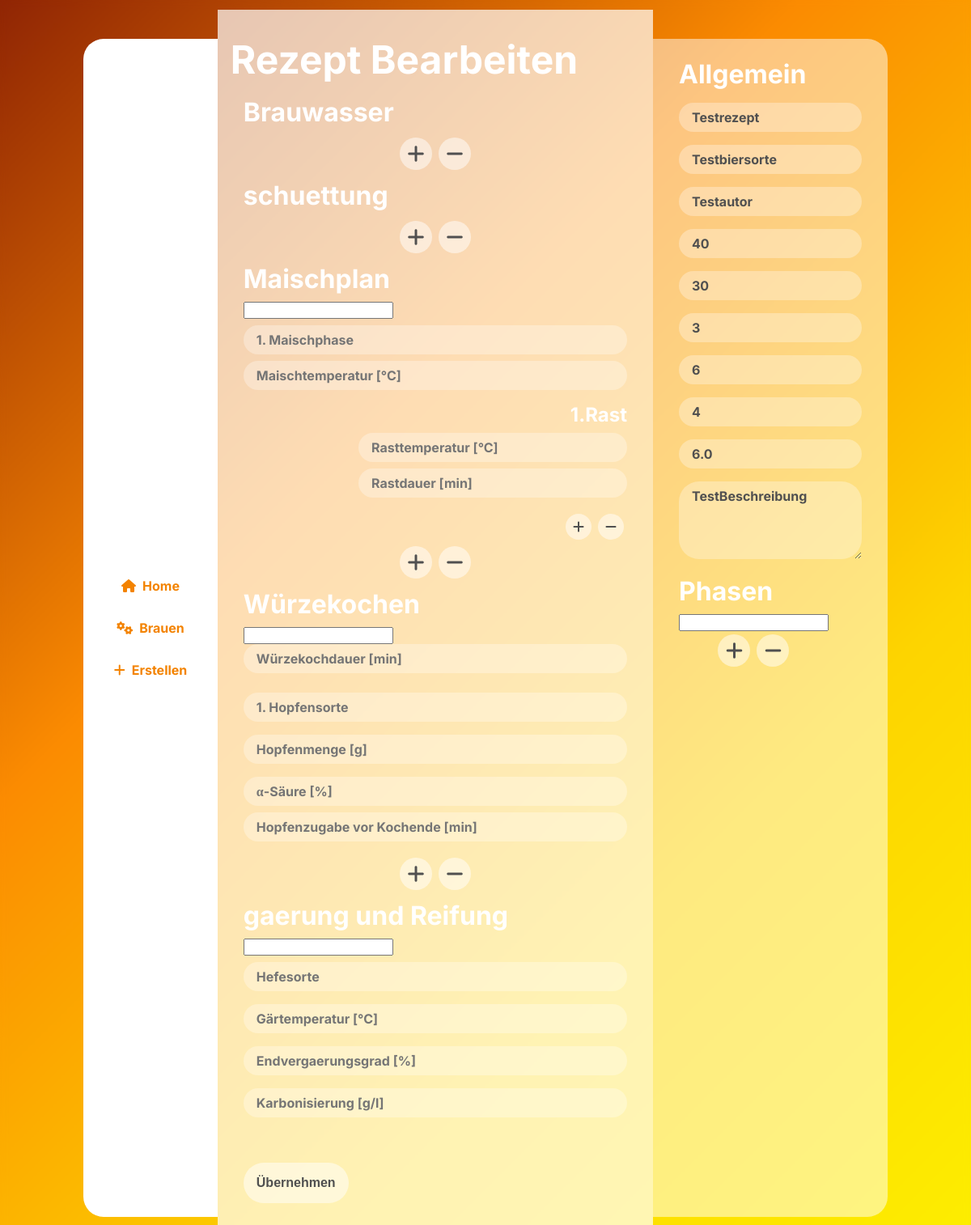
Page /edit/2 (signed in) on the committed database.
### brewing/models.py (models this page shows, shortened)
class brew_recipe(models.Model):
    id = models.AutoField(primary_key=True)
    name = models.CharField(max_length=100)
    date = models.DateField(auto_now=True)
    bier_sorte = models.CharField(max_length=100)
    author = models.CharField(max_length=100)
    ausschlagwuerze = models.CharField(max_length=100, default="")
    sudhausausbeute = models.CharField(max_length=100)
    stamwuerze = models.CharField(max_length=100)
    ibu = models.IntegerField()
    ebc = models.IntegerField()
    alcohol = models.FloatField(default=0)
    description = models.TextField(max_length=1000)
    brauwasser = models.CharField(max_length=800)
    schuettung = models.CharField(max_length=800)
    maischplan = models.CharField(max_length=800)
    wuerzekochen = models.CharField(max_length=800)
    gaerung = models.CharField(max_length=800)
    phase = models.CharField(max_length=8000)
    number_of_brews = models.IntegerField(default=0)

### brewing/views.py (the view, shortened to what this page needs)
# urls.py: path("edit/<int:recipe_id>", views.edit, name="edit"),
def edit(request, recipe_id):
    if(request.user.is_authenticated):
        if(request.method == "GET"):
            try:
                recipe = brew_recipe.objects.get(id=recipe_id)
            except:
                return render(request, 'brewing/home.html', {
                    "recipes": brew_recipe.objects.all(),
                    "msg": "Recipe not found",
                })
            return render(request, 'brewing/edit.html', {
                "recipe": recipe,
            })
    else:
        return redirect('/login')

### brewing/templates/brewing/edit.html (shortened to what this page needs)
{% extends "brewing/template.html" %}
{% load static %}
{% block maincontent %}
<main class="main-l">
    <form action="{% url 'edit' recipe.id %}" method="post" id="edit_form">
    <h1>Rezept Bearbeiten</h1>
    <div class="inputBox">
        <h2>Brauwasser</h2>
        <div class="buttonBox">
            <button type="button" class="addDelButton" onclick="addWater('','')"><i class="fa-solid fa-plus"></i></button>
            <button type="button" class="addDelButton" onclick="delWater('guss' + indexWater, 'gussvol' + indexWater)"><i
                    class="fa-solid fa-minus"></i></button>
        </div>
    </div>
    <div class="inputBox">
        <h2>schuettung</h2>
        <div class="buttonBox">
            <button type="button" class="addDelButton" onclick="addMalt('', '')"><i class="fa-solid fa-plus"></i></button>
            <button type="button" class="addDelButton" onclick="delMalt('malz' + indexMalt, 'malzmenge' + indexMalt)"><i
                    class="fa-solid fa-minus"></i></button>
        </div>
    </div>
    <div class="inputBox">
        <h2>Maischplan</h2>
        <div id="maischBox">
            <input type="text" id="maischplan" value="{{recipe.maischplan}}">
            <input type="text" class="input" id="maisch1" name="maisch1" placeholder="1. Maischphase"
                title="MAISCHPHASE">
            <input type="number" class="input inputSpace" id="maischtemp1" name="maischtemp1" min="0" step="0.1"
                placeholder="Maischtemperatur [°C]" title="MAISCHTEMPERATUR">
            <div class="rastBox" id="rastBox1">
                <h3 id="h3Rast11">1.Rast</h3>
                <input type="number" class="rastInput" id="rasttemp11" name="rasttemp11" min="0" step="0.1"
                    placeholder="Rasttemperatur [°C]" required title="RASTTEMPERATUR">
                <input type="number" class="rastInput inputSpace" id="rastdur11" name="rastdur11" min="0" step="0.1"
                    placeholder="Rastdauer [min]" required title="RASTDAUER">
            </div>
            <div class="align-items-end" id="smallerButtonsBox1">
                <button type="button" class="addDelButton smallerButton" id="buttonAddRast1" onclick="addRast(1, '', '')"><i
                        class="fa-solid fa-plus"></i></button>
                <button type="button" class="addDelButton smallerButton" id="buttonDelRast1" onclick="delRast(1, '', '')"><i
                        class="fa-solid fa-minus"></i></button>
            </div>
        </div>
        <div class="buttonBox">
            <button type="button" class="addDelButton" onclick="addMaischphase('', '')"><i class="fa-solid fa-plus"></i></button>
            <button type="button" class="addDelButton" onclick="delMaischphase('', '')"><i class="fa-solid fa-minus"></i></button>
        </div>
    </div>
    <div class="inputBox">
        <h2>Würzekochen</h2>
        <input type="text" id="kochen" value="{{recipe.wuerzekochen}}">
        <input type="number" class="input inputSpace" id="kochendur" name="kochendur" min="0" step="0.1"
            placeholder="Würzekochdauer [min]" title="WÜRZEKOCHDAUER">
        <div id="hopfenBox">
            <input type="text" class="input" id="hopfen1" name="hopfen1" placeholder="1. Hopfensorte"
                title="HOPFENSORTE">
            <input type="number" class="input" id="hopfenmenge1" name="hopfenmenge1" min="0" step="0.1"
                placeholder="Hopfenmenge [g]" title="HOPFENMENGE">
            <input type="number" class="input" id="alpha1" name="alpha1" min="0" placeholder="α-Säure [%]" step="0.1"
                title="ALPHASÄURE">
            <input type="text" class="input inputSpace" id="hopfentime1" name="hopfentime1"
                placeholder="Hopfenzugabe vor Kochende [min]" title="HOPFENZUGABE">
        </div>
        <div class="buttonBox">
            <button type="button" class="addDelButton" onclick="addHopfen()"><i class="fa-solid fa-plus"></i></button>
            <button type="button" class="addDelButton"
                onclick="delHopfen('hopfen' + indexHopfen, 'hopfenmenge' + indexHopfen, 'alpha' + indexHopfen, 'hopfentime' + indexHopfen)"><i
                    class="fa-solid fa-minus"></i></button>
        </div>
    </div>
    <div class="inputBox">
        <h2>gaerung und Reifung</h2>
        <input type="text" id="gaerung" value="{{recipe.gaerung}}">
        <input type="text" class="input" id="hefe1" name="hefe1" placeholder="Hefesorte" title="HEFESORTE">
        <input type="number" class="input" id="gaertemp1" name="gaertemp1" min="0" step="0.1"placeholder="Gärtemperatur [°C]" title="GÄRTEMPERATUR">
        <input type="number" class="input" id="endgaergrad1" name="endgaergrad1" min="0" step="0.1"placeholder="Endvergaerungsgrad [%]"
            title="ENDVERgaerungSGRAD">
        <input type="number" class="input" id="karbon1" name="karbon1" min="0" step="0.1"placeholder="Karbonisierung [g/l]"
            title="KARBONISIERUNG">
    </div>
    <div class="inputBox">
        <button onclick="handle_update()" class="submitButton" id="createRecipeButton" >Übernehmen</button>
    </div>
</main>
<aside class="aside-m">
    <div class="inputBox">
        <h2>Allgemein</h2>
        <input type="text" class="input" id="name" name="name" placeholder="Name" required title="NAME" value="{{recipe.name}}">
        <input type="text" class="input" id="sort" name="sort" placeholder="Biersorte" required title="BIERSORTE" value="{{recipe.bier_sorte}}">
        <input type="text" class="input" id="author" name="author" placeholder="Autor" required title="AUTOR" value="{{recipe.author}}">
    </div>
    <div class="inputBox">
        <input type="number" class="input" id="ausschlagswuerze" name="ausschlagswuerze"
            placeholder="Ausschlagswürze [l]" required min="0" step="0.1"title="AUSSCHLAGWÜRZE" value="{{recipe.ausschlagwuerze}}">
        <input type="number" class="input" id="sudhausausbeute" name="sudhausausbeute"
            placeholder="Sudhausausbeute [l]" required min="0" step="0.1"title="SUDHAUSAUSBEUTE" value="{{recipe.sudhausausbeute}}">
    </div>
    <div class="inputBox">
        <input type="number" class="input"  step="0.1" id="stammwuerze" name="stammwuerze"
            placeholder="Stammwürze [%]" required min="0" title="STAMMWÜRZE" value="{{recipe.stamwuerze}}">
        <input type="number" class="input" id="bittere" name="bittere" placeholder="Bittere [IBU]" required
            min="0" title="BITTERE" value="{{recipe.ibu}}">
        <input type="number" class="input" id="farbe" name="farbe" placeholder="Farbe [EBC]" required
            min="0" title="FARBE" value="{{recipe.ebc}}">
        <input type="number" class="input" id="alkohol" step="0.1" name="alkohol" placeholder="Alkohol [‰]"
            required min="0" title="ALKOHOL" value="{{recipe.alcohol}}">
    </div>
    <div class="inputBox">
        <textarea id="beschreibung" class="input" name="beschreibung" rows="4" cols="50" placeholder="Beschreibung..."
            title="BESCHREIBUNG">{{recipe.description}}</textarea>
    </div>
    <div class="inputBox">
        <h2>Phasen</h2>
        <div id="phaseBox">
            <input type="text" id="phase" value="{{recipe.phase}}">
        </div>
        <div class="buttonBox">
            <button type="button" class="addDelButton" onclick="addPhase()"><i class="fa-solid fa-plus"></i></button>
            <button type="button" class="addDelButton" onclick="delPhase('phasenTitel' + indexPhase, 'phasenBeschreibung' + indexPhase)"><i class="fa-solid fa-minus"></i></button>
        </div>
    </div>
</aside>
{% endblock %}

### brewing/static/css/create.css (style rules this page uses)
.main-l { width: 65%; overflow-x: hidden; }
.aside-m { width: 35%; justify-content: center; }
h1 { font-size: 3rem; color: white; margin: 1rem 0; }
h2 { font-size: 2rem; color: white; margin: 0.5rem 0; }
h3 { font-size: 1.5rem; color: white; margin: 0; }
.inputBox { padding: 0 1rem 0 1rem; }
.input { background: var(--trans03); border-radius: 25px; color: var(--dark-grey); font-family: Inter; font-weight: bold; font-size: 1rem; border: none; padding: 0.5rem 0 0.5rem 1rem; margin: 0.5rem 0 0.5rem 0; width: 100%; }
input[type=number] { -moz-appearance:textfield; }
.rastInput { background: var(--trans03); border-radius: 25px; color: var(--dark-grey); font-family: Inter; font-weight: bold; font-size: 1rem; border: none; padding: 0.5rem 0 0.5rem 1rem; margin: 0.5rem 0 0.5rem 0; width: 70%; }
.inputSpace { margin: 0 0 1rem 0; }
.addDelButton { background: var(--trans05); border: none; border-radius: 25px; font-size: 1.5rem; color: var(--dark-grey); width: 2.5rem; height: 2.5rem; display: flex; justify-content: center; align-items: center; margin: 0.25rem; }
.submitButton { background: var(--trans05); border: none; border-radius: 25px; padding: 1rem; font-size: 1rem; color: var(--dark-grey); display: flex; justify-content: center; align-items: center; margin: 0.2rem; font-weight: bold; cursor: pointer; }
.buttonBox { display: flex; flex-direction: row; justify-content: center; align-items: center; }
.align-items-end { display: flex; flex-direction: row; justify-content: flex-end; align-items: flex-end; }
.rastBox { display: flex; flex-direction: column; align-items: flex-end; justify-content: flex-end; }
.smallerButton { width: 2rem; height: 2rem; font-size: 1rem; }
#createRecipeButton { margin: 3rem 0 0 0; }
@media only screen and (min-width: 600px) { .main-l { width: 100%; } }
@media only screen and (min-width: 600px) { .aside-m { width: 100%; justify-content: flex-start; } }
@media only screen and (min-width: 768px) { .main-l { width: 65%; } }
@media only screen and (min-width: 768px) { .aside-m { width: 35%; } }

### brewing/static/css/template.css (style rules this page uses)
:root { --brown: rgb(144, 37, 4); --orange: rgb(243, 131, 1); --yellow: rgb(253, 237, 0); --white: rgb(255, 255, 255); --dark-grey: rgb(80, 80, 80); --light-grey: rgb(170, 170, 170); --trans03: rgba(255, 255, 255, 0.3); --trans05: rgba(255, 255, 255, 0.5); --trans07: rgba(255, 255, 255, 0.7); --gradient: linear-gradient(135deg, #902504 0%, #FB8B01 36%, #FDD400 70%, #FDEE00 100%); --gradientReverse: linear-gradient(135deg, #FDEE00 0%, #FDD400 36%, #FB8B01 70%, #902504 100%); --gradientWhite: linear-gradient(135deg, rgba(255, 255, 255, 0.7) 0%, rgba(255, 255, 255, 0.3) 100%); }
* { box-sizing: border-box; }
html { width: 100%; height: 100%; padding: 0; margin: 0; overflow: hidden; font-family: 'Inter'; animation-duration: 300ms; animation-timing-function: ease-in-out; }
body { margin: 0; background: var(--gradient); background-repeat: no-repeat; backdrop-filter: blur(4px); z-index: -10; width: 100%; height: 100%; display: flex; align-items: center; justify-content: center; flex-direction: row; padding: 1rem; }
main { background: var(--trans07); height: 105%; overflow-y: auto; padding: 1rem; margin: 0; display: flex; align-items: flex-start; justify-content: flex-start; flex-direction: column; }
aside { border-radius: 0 25px 25px 0; background: var(--trans05); height: 100%; display: flex; flex-direction: column; justify-content: flex-start; align-items: flex-start; padding: 1rem; overflow-y: auto; overflow-x: hidden; margin: 0; }
button { cursor: pointer; }
@media only screen and (min-width: 600px) { body { flex-direction: row !important; padding: 2rem !important; overflow-y: auto; } }
@media only screen and (min-width: 768px) { body { flex-direction: row !important; padding: 3rem !important; overflow-y: auto; } }

### rows in the picture
brew_recipe: name "Testrezept", sort "Testbiersorte", author "Testautor", ausschlagswuerze "40", sudhausausbeute "30", stammwuerze "3", bittere "6", farbe "4", alkohol "6.0", beschreibung "TestBeschreibung"
